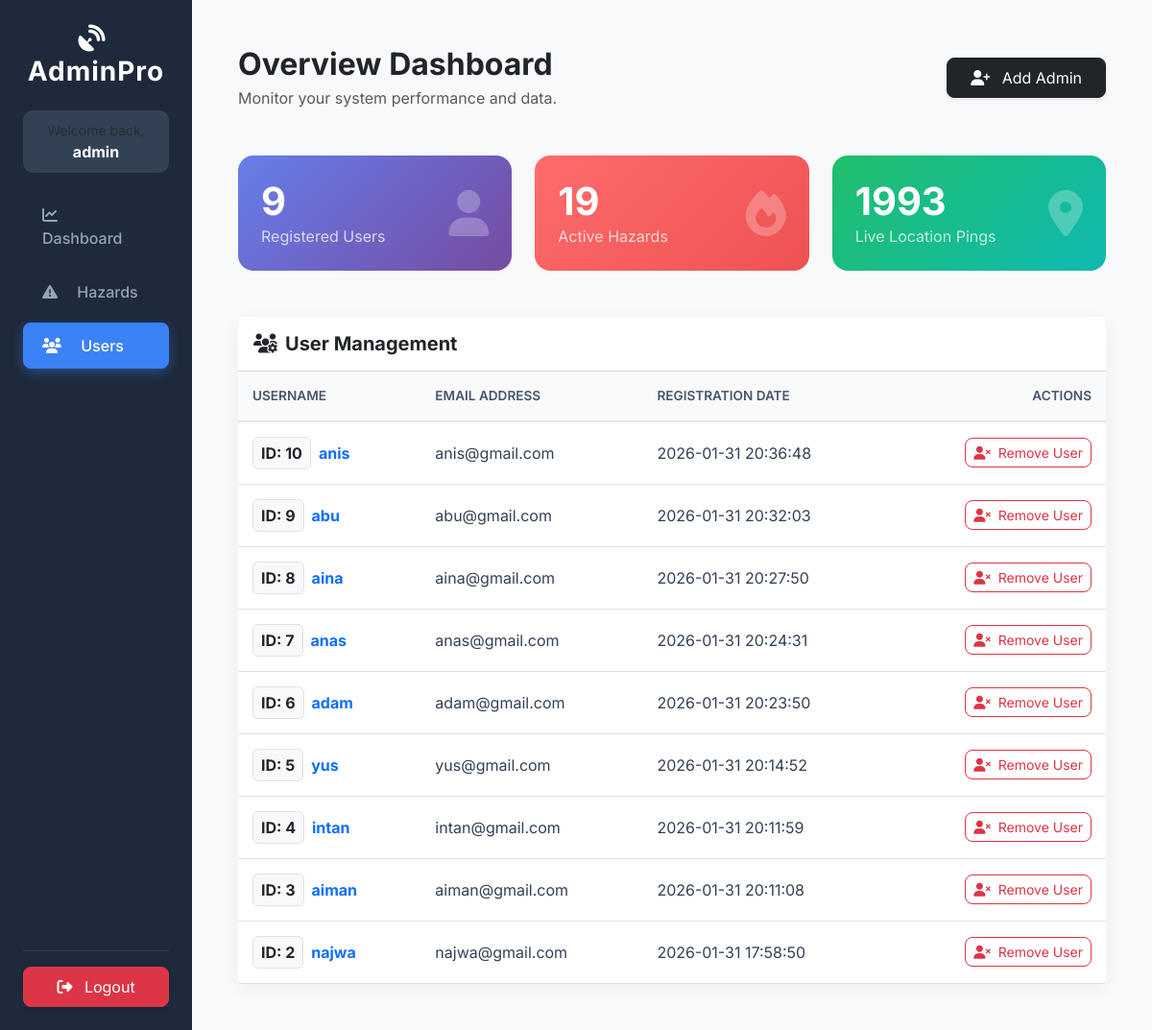
The page /admin.php?tab=users (signed in) on the database its author committed.
### tables this page shows
CREATE TABLE `users` (
  `id` int(11) NOT NULL,
  `username` varchar(50) NOT NULL,
  `email` varchar(100) NOT NULL,
  `password` varchar(255) NOT NULL,
  `created_at` timestamp NOT NULL DEFAULT current_timestamp()
);

### admin.php (the view, shortened to what this page needs)
<?php
$conn = new mysqli("localhost", "root", "", "crowdtrack_db");
$total_users = 0; $total_hazards = 0; $live_pings = 0;
if($r = $conn->query("SELECT id FROM users")) $total_users = $r->num_rows;
if($r = $conn->query("SELECT id FROM hazards")) $total_hazards = $r->num_rows;
if($r = $conn->query("SELECT id FROM location_logs")) $live_pings = $r->num_rows;
$tab = isset($_GET['tab']) ? $_GET['tab'] : 'dashboard';
?>
<!DOCTYPE html>
<html lang="en">
<head>
    <link href="https://cdn.jsdelivr.net/npm/bootstrap@5.3.0/dist/css/bootstrap.min.css" rel="stylesheet">
    <link rel="stylesheet" href="https://cdnjs.cloudflare.com/ajax/libs/font-awesome/6.4.0/css/all.min.css">
</head>
<body>
<div class="container-fluid">
    <div class="row">
        <div class="col-md-2 sidebar p-4 d-flex flex-column">
            <h3 class="text-center mb-4"><i class="fas fa-satellite-dish me-2"></i>AdminPro</h3>
            <div class="admin-badge text-center">
                <div class="small text-muted">Welcome back,</div>
                <div class="fw-bold text-white"><?php echo $_SESSION['admin_name']; ?></div>
            </div>
            <ul class="nav flex-column mb-auto">
                <li class="nav-item">
                    <a class="nav-link <?php echo ($tab == 'dashboard') ? 'active' : ''; ?>" href="?tab=dashboard">
                        <i class="fas fa-chart-line me-3"></i> Dashboard
                    </a>
                </li>
                <li class="nav-item">
                    <a class="nav-link <?php echo ($tab == 'hazards') ? 'active' : ''; ?>" href="?tab=hazards">
                        <i class="fas fa-exclamation-triangle me-3"></i> Hazards
                    </a>
                </li>
                <li class="nav-item">
                    <a class="nav-link <?php echo ($tab == 'users') ? 'active' : ''; ?>" href="?tab=users">
                        <i class="fas fa-users me-3"></i> Users
                    </a>
                </li>
            </ul>
            <hr class="text-secondary opacity-25">
            <a href="?logout=1" class="btn btn-danger w-100 py-2 rounded-3 shadow-sm">
                <i class="fas fa-sign-out-alt me-2"></i> Logout
            </a>
        </div>
        <div class="col-md-10 p-5" style="background-color: #f8f9fa;">
            <div class="d-flex justify-content-between align-items-center mb-5">
                <div>
                    <h2 class="fw-bold text-dark mb-1">Overview Dashboard</h2>
                    <p class="text-muted mb-0">Monitor your system performance and data.</p>
                </div>
                <button type="button" class="btn btn-dark shadow-sm px-4 py-2 rounded-3" data-bs-toggle="modal" data-bs-target="#addAdminModal">
                    <i class="fas fa-user-plus me-2"></i> Add Admin
                </button>
            </div>
            <div class="row mb-5">
                <div class="col-md-4">
                    <div class="card card-stat bg-gradient-primary p-4 text-white">
                        <div class="d-flex justify-content-between align-items-center">
                            <div>
                                <h1 class="fw-bold mb-0"><?php echo $total_users; ?></h1>
                                <span class="opacity-75">Registered Users</span>
                            </div>
                            <i class="fas fa-user fa-3x opacity-25"></i>
                        </div>
                    </div>
                </div>
                <div class="col-md-4">
                    <div class="card card-stat bg-gradient-danger p-4 text-white">
                        <div class="d-flex justify-content-between align-items-center">
                            <div>
                                <h1 class="fw-bold mb-0"><?php echo $total_hazards; ?></h1>
                                <span class="opacity-75">Active Hazards</span>
                            </div>
                            <i class="fas fa-fire fa-3x opacity-25"></i>
                        </div>
                    </div>
                </div>
                <div class="col-md-4">
                    <div class="card card-stat bg-gradient-success p-4 text-white">
                        <div class="d-flex justify-content-between align-items-center">
                            <div>
                                <h1 class="fw-bold mb-0"><?php echo $live_pings; ?></h1>
                                <span class="opacity-75">Live Location Pings</span>
                            </div>
                            <i class="fas fa-map-marker-alt fa-3x opacity-25"></i>
                        </div>
                    </div>
                </div>
            </div>
            <?php if ($tab == 'users'): ?>
                <div class="card card-table">
                    <div class="card-header bg-white py-3">
                        <h5 class="m-0 fw-bold text-dark"><i class="fas fa-users-cog me-2"></i>User Management</h5>
                    </div>
                    <div class="card-body p-0">
                        <div class="table-responsive">
                            <table class="table table-hover mb-0">
                                <thead>
                                    <tr>
                                        <th>Username</th>
                                        <th>Email Address</th>
                                        <th>Registration Date</th>
                                        <th class="text-end">Actions</th>
                                    </tr>
                                </thead>
                                <tbody>
                                    <?php
                                    $res = $conn->query("SELECT * FROM users ORDER BY id DESC");
                                    while($row = $res->fetch_assoc()) {
                                        $joined = isset($row['created_at']) ? $row['created_at'] : '-';
                                        echo "<tr>
                                            <td>
                                                <div class='d-flex align-items-center'>
                                                    <div class='bg-light text-dark rounded px-2 py-1 me-2 fw-bold border'>ID: {$row['id']}</div>
                                                    <span class='fw-bold text-primary'>{$row['username']}</span>
                                                </div>
                                            </td>
                                            <td>{$row['email']}</td>
                                            <td>{$joined}</td>
                                            <td class='text-end'>
                                                <a href='?del_user={$row['id']}' class='btn btn-sm btn-outline-danger rounded-3' onclick='return confirm(\"Warning: This will permanently remove user {$row['username']}. Continue?\")'>
                                                    <i class='fas fa-user-times me-1'></i> Remove User
                                                </a>
                                            </td>
                                        </tr>";
                                    }
                                    ?>
                                </tbody>
                            </table>
                        </div>
                    </div>
                </div>
            <?php endif; ?>
        </div>
    </div>
</div>
</body>
</html>

### admin.php (style rules this page uses)
body { background-color: #f0f2f5; font-family: 'Inter', sans-serif; }
.sidebar { min-height: 100vh; background: #1e293b; color: #e2e8f0; box-shadow: 4px 0 10px rgba(0,0,0,0.1); }
.sidebar h3 { font-weight: 700; letter-spacing: 1px; color: #fff; }
.nav-link { color: #94a3b8; margin-bottom: 8px; padding: 12px 20px; border-radius: 8px; transition: all 0.3s; font-weight: 500; }
.nav-link.active { background-color: #3b82f6; color: white; box-shadow: 0 4px 12px rgba(59, 130, 246, 0.4); }
.admin-badge { background: #334155; padding: 10px; border-radius: 10px; margin-bottom: 20px; }
.card-stat { border: none; border-radius: 16px; overflow: hidden; transition: transform 0.3s; position: relative; }
.bg-gradient-primary { background: linear-gradient(135deg, #667eea 0%, #764ba2 100%); }
.bg-gradient-danger { background: linear-gradient(135deg, #ff9a9e 0%, #fecfef 99%, #fecfef 100%); background-image: linear-gradient(135deg, #ff6b6b 0%, #ee5253 100%); }
.bg-gradient-success { background: linear-gradient(135deg, #84fab0 0%, #8fd3f4 100%); background-image: linear-gradient(135deg, #20bf6b 0%, #0fb9b1 100%); }
.card-table { border: none; border-radius: 12px; box-shadow: 0 5px 20px rgba(0,0,0,0.05); }
.table thead th { background-color: #f8fafc; color: #475569; font-weight: 600; text-transform: uppercase; font-size: 0.85rem; padding: 15px; border-bottom: 2px solid #e2e8f0; }
.table tbody td { vertical-align: middle; padding: 15px; color: #334155; }

### rows shown on the page
users: id "10", username "anis", email "anis@gmail.com", created_at "2026-01-31 20:36:48"
users: id "9", username "abu", email "abu@gmail.com", created_at "2026-01-31 20:32:03"
users: id "8", username "aina", email "aina@gmail.com", created_at "2026-01-31 20:27:50"
users: id "7", username "anas", email "anas@gmail.com", created_at "2026-01-31 20:24:31"
users: id "6", username "adam", email "adam@gmail.com", created_at "2026-01-31 20:23:50"
users: id "5", username "yus", email "yus@gmail.com", created_at "2026-01-31 20:14:52"
users: id "4", username "intan", email "intan@gmail.com", created_at "2026-01-31 20:11:59"
users: id "3", username "aiman", email "aiman@gmail.com", created_at "2026-01-31 20:11:08"
users: id "2", username "najwa", email "najwa@gmail.com", created_at "2026-01-31 17:58:50"

### other values the page prints
$_SESSION['admin_name'] "admin"
$total_users "9"
$total_hazards "19"
$live_pings "1993"
